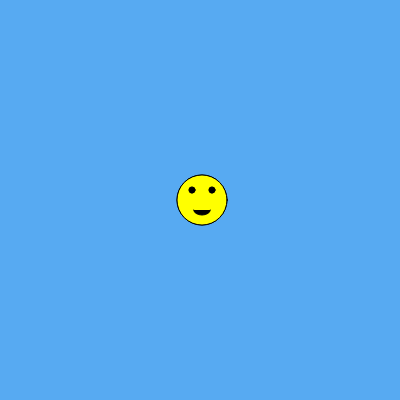
Frame 1 (no input)
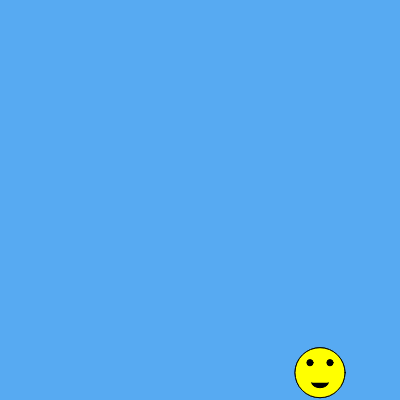
Frame 60 (no input)
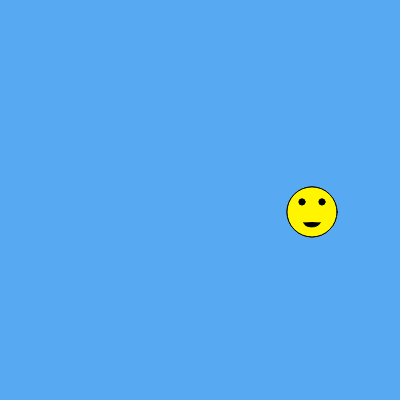
Frame 120 (the mouse pressed at the canvas centre since frame 60)

The p5.js sketch that drew these frames (run headless with seeded random() and noise() and a simulated clock; from frame 60 on, the mouse is pressed at the canvas centre):

// p5.js sketch
// ── sketch.js
let diameter = 50; //ball diameter
let x, y; //ball position
let xSpeed, ySpeed; //ball speed
let sadLevel = 0; //how sad the smiley face looks
let angle = 0; //angle for bouncing in arcs

function setup() {
  createCanvas(400, 400);
  x = width / 2;
  y = height / 2;
  xSpeed = 2;
  ySpeed = 0;
}

function draw() {
  background(87, 170, 242); //light blue background color

  //changes ball's position
  x += xSpeed;
  y += ySpeed;

  //bounces when it hits the edges
  if (x + diameter / 2 > width || x - diameter / 2 < 0) {
    xSpeed *= -1;
    sadLevel += 10; //sadness will increase every time it bounces
  }

  //the arc for the bounces
  angle += 0.057;
  ySpeed = sin(angle) * 5;

  //makes sure the smiley face stays inside the canvas
  if (y - diameter / 4 < 0) {
    y = diameter / 4;
  } 
  else if (y + diameter / 4 > height) {
    y = height - diameter / 4;
  }

  //draws the ball
  fill(255);
  ellipse(x, y, diameter);

  drawSmiley(x, y, 50, sadLevel); //draws the smiley face

  //resets sadLevel when the color of the smiley face is solid red
  if (sadLevel > 255) {
    sadLevel = 0;
  }
}

//draws the smiley face
function drawSmiley(x, y, size, sadLevel) {
  //changes the smiley face color based on how sad it is
  let smileyColor = color(255, 255 - sadLevel, 0);

  //draws the face
  fill(smileyColor);
  ellipse(x, y, size);

  //draws the eyes
  fill(0);
  ellipse(x - size / 5, y - size / 5, size / 8);
  ellipse(x + size / 5, y - size / 5, size / 8);

  //draws the mouth
  let mouthAngle = map(sadLevel, 0, 255, 0, PI / 2);
  arc(x, y + size / 5, size / 3, size / 5, 0 + mouthAngle, PI - mouthAngle);
}
